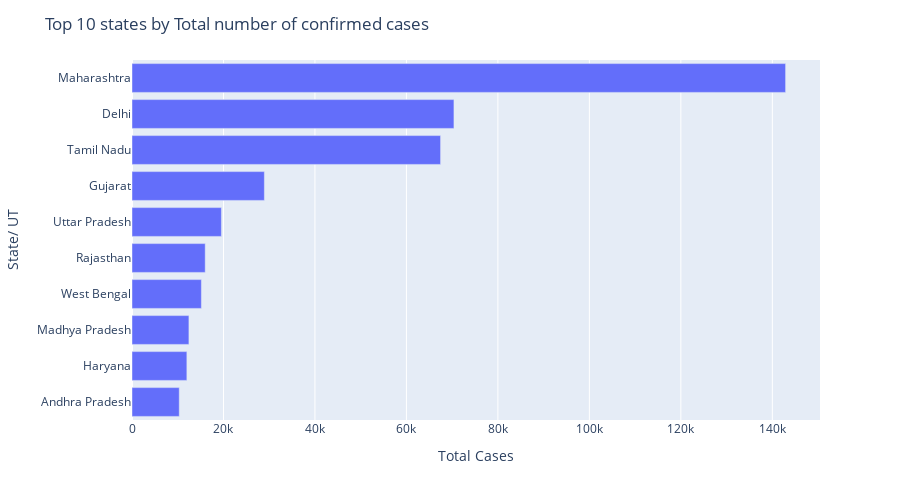

This figure's notebook cell:
### Code cell
#Top 10 states by Total cases
fig = px.bar(top10_totalcases, y='State/ UT', x='Total Cases',
             hover_data=['Total Cases'], height=500, orientation='h'
            )
fig.update_layout(yaxis=dict(autorange="reversed"),
    title='Top 10 states by Total number of confirmed cases')
fig.show()

### Figure 1 — Plotly figure (JSON) as saved in the notebook; plotly's stock layout.template omitted (floating-point values rounded to 4 significant figures)
{"data": [{"alignmentgroup": "True", "customdata": [[142902], [70389], [67467], [28941], [19551], [16008], [15172], [12444], [11996], [10330]], "hovertemplate": "Total Cases=%{customdata[0]}<br>State/ UT=%{y}<extra></extra>", "legendgroup": "", "marker": {"color": "#636efa"}, "name": "", "offsetgroup": "", "orientation": "h", "showlegend": false, "textposition": "auto", "type": "bar", "x": [142902, 70389, 67467, 28941, 19551, 16008, 15172, 12444, 11996, 10330], "xaxis": "x", "y": ["Maharashtra", "Delhi", "Tamil Nadu", "Gujarat", "Uttar Pradesh", "Rajasthan", "West Bengal", "Madhya Pradesh", "Haryana", "Andhra Pradesh"], "yaxis": "y"}], "layout": {"barmode": "relative", "height": 500, "legend": {"tracegroupgap": 0}, "margin": {"t": 60}, "title": {"text": "Top 10 states by Total number of confirmed cases"}, "xaxis": {"anchor": "y", "domain": [0, 1], "title": {"text": "Total Cases"}}, "yaxis": {"anchor": "x", "autorange": "reversed", "domain": [0, 1], "title": {"text": "State/ UT"}}}}
